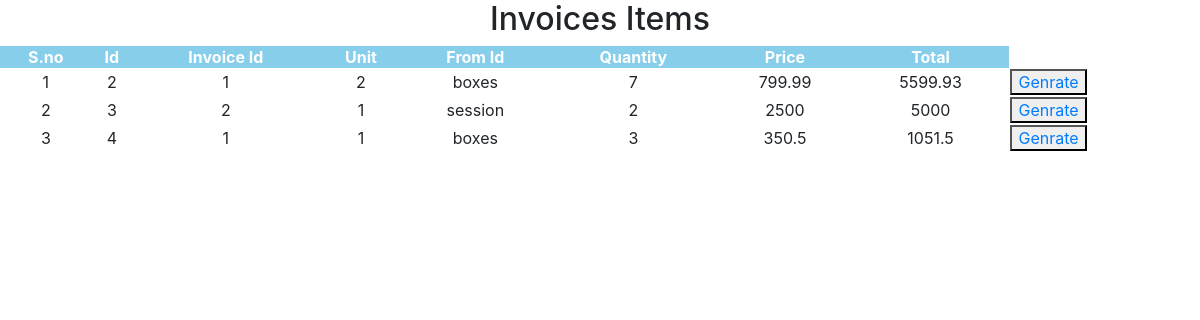
The page / on the database its author committed.
### tables this page shows
CREATE TABLE IF NOT EXISTS `invoices_items` (
  `id` int(30) NOT NULL AUTO_INCREMENT,
  `invoice_id` int(30) NOT NULL,
  `form_id` int(30) NOT NULL,
  `unit` varchar(50) NOT NULL,
  `quantity` float NOT NULL,
  `price` float NOT NULL,
  `total` float NOT NULL,
  PRIMARY KEY (`id`)
);

### index.php (the view, shortened to what this page needs)
<?php
include "config.php";
?>
<head>
    <link rel="stylesheet" href="bootstrap/bootstrap.min.css">
</head>
<h2 class="text-center">Invoices Items</h2>
<table>
    <thead class="text-center">
        <tr>
            <th>S.no</th>
            <th>Id</th>
            <th>Invoice Id</th>
            <th>Unit</th>
            <th>From Id</th>
            <th>Quantity</th>
            <th>Price</th>
            <th>Total</th>
        </tr>
    </thead>
    <tbody>
        <?php
            $sql = "SELECT * from invoices_items";
            $result = mysqli_query($conn,$sql);
            $count = 1;
            while($row=mysqli_fetch_assoc($result)){
         ?>
            <tr>
                <td class="text-center"><?php echo $count ?></td>
                <td class="text-center"><?php echo $row['id']; ?></td>
                <td class="text-center"><?php echo $row['invoice_id']; ?></td>
                <td class="text-center"><?php echo $row['form_id']; ?></td>
                <td class="text-center"><?php echo $row['unit']; ?></td>
                <td class="text-center"><?php echo $row['quantity']; ?></td>
                <td class="text-center"><?php echo $row['price']; ?></td>
                <td class="text-center"><?php echo $row['total']; ?></td>
                <td>
                  <button> <a href="genrate.php?genrateid=id">Genrate</a></button>
                </td>
            </tr>
        <?php
            $count=$count+1;
            }
        ?>
        <tr>
            <th></th>
        </tr>
    </tbody>
</table>

### index.php (style rules this page uses)
table { width: 100%; }
thead { background: skyblue; color:white; }
tbody { width:100%; }

### rows shown on the page
invoices_items: id "2", invoice "1", form "2", unit "boxes", quantity "7", price "799.99", total "5599.93"
invoices_items: id "3", invoice "2", form "1", unit "session", quantity "2", price "2500", total "5000"
invoices_items: id "4", invoice "1", form "1", unit "boxes", quantity "3", price "350.5", total "1051.5"
